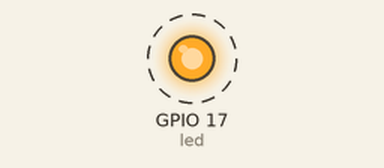
Recording of a program running on a simulated Raspberry Pi (BCM pin numbers). On the bench: output pins drawn as LEDs (lit = HIGH). Dashed ring = blinking. What the program prints to the terminal is not drawn.

Above: at 0.5 s.
Timing chart, 0 to 4.6 s (numbered marks = the images above):
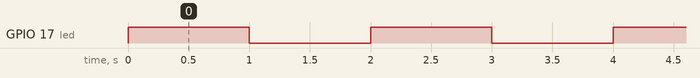

Measured:
- by itself, GPIO 17 (led): alternates HIGH for 1.0 s and LOW for 1.0 s

The program:

Blink.py
```python
# Blink Program

from gpiozero import LED
from time import sleep

led = LED("GPIO17")

def loop():
    while True:
        led.on() #turn on LED
        print('led turned on >>>')
        sleep(1)
        led.off() #turn off LED
        print('led turned off <<<')
        sleep(1)

if __name__ == '__main__':
    print("Program is starting... \n")
    try:
        loop()
    except KeyboardInterrupt:
        print('Ending Program')
```
